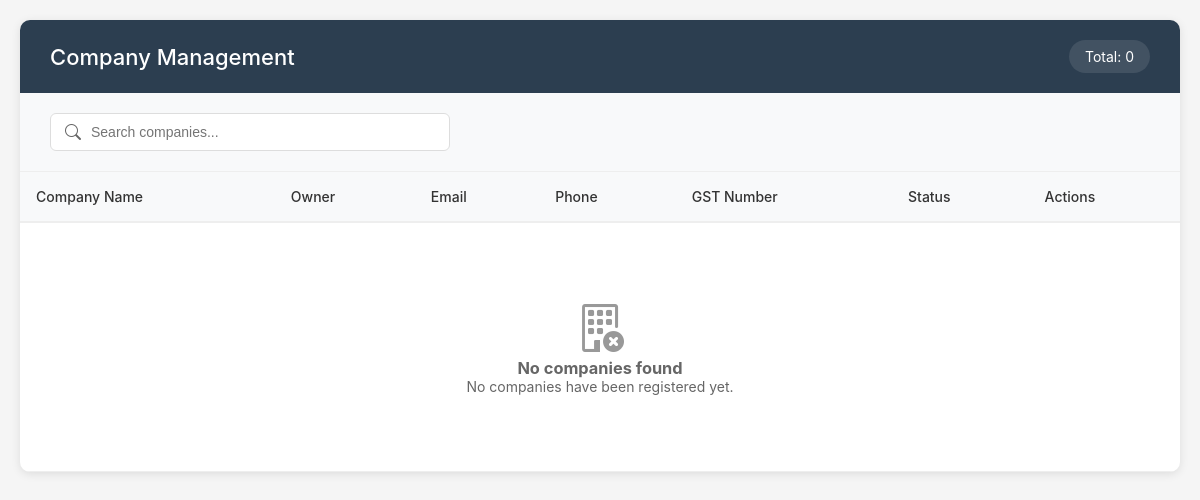
/sellers, run on an earlier commit of the app's database.
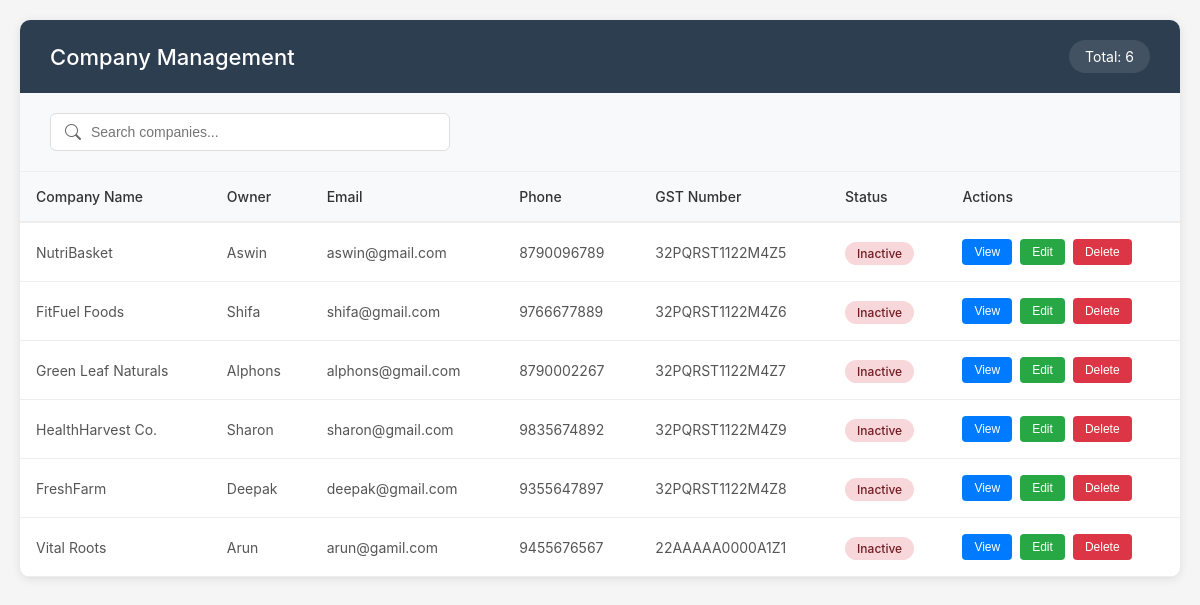
And on a later commit of the database.
### FitBite_App/models.py (models this page shows, shortened)
class Seller(models.Model):
    STATUS_CHOICES = (
        ('pending', 'Pending Verification'),
        ('approved', 'Approved'),
        ('rejected', 'Rejected'),
        ('suspended', 'Suspended'),
    )
    company_name = models.CharField(max_length=150)
    owner_name = models.CharField(max_length=100)
    email = models.EmailField(unique=True)  # Make email unique
    phone = models.CharField(max_length=15)
    address = models.TextField()
    gst_number = models.CharField(max_length=15, unique=True)
    password = models.CharField(max_length=100)
    status = models.CharField(max_length=20, choices=STATUS_CHOICES, default='pending')
    registered_date = models.DateTimeField(auto_now_add=True)
    verified_date = models.DateTimeField(null=True, blank=True)
    rejection_reason = models.TextField(null=True, blank=True)
    verified_by = models.ForeignKey('user', on_delete=models.SET_NULL, null=True, blank=True, related_name='verified_sellers')
    gst_certificate = models.FileField(upload_to='seller_documents/gst/', null=True, blank=True)
    business_license = models.FileField(upload_to='seller_documents/license/', null=True, blank=True)
    address_proof = models.FileField(upload_to='seller_documents/address/', null=True, blank=True)
    class Meta:
        ordering = ['-registered_date']

### FitBite_App/views.py (the view)
# urls.py: path('sellers',showseller),
def showseller(request):
    data = Seller.objects.all()
    paginator = Paginator(data,10)
    page_number = request.GET.get('page')
    page_obj = paginator.get_page(page_number)
    return render(request,'seller.html',{'seller':page_obj})

### template/seller.html (shortened to what this page needs)
<!DOCTYPE html>
<html lang="en">
<head>
    <link rel="stylesheet" href="https://cdn.jsdelivr.net/npm/bootstrap-icons@1.10.0/font/bootstrap-icons.css">
</head>
<body>
    <div class="container">
        <div class="header">
            <h1>Company Management</h1>
            <div class="header-info">
                <div class="total-count">
                    Total: {{ seller.paginator.count }}
                </div>
            </div>
        </div>
        <div class="search-container">
            <div class="search-box">
                <i class="bi bi-search"></i>
                <input type="text" placeholder="Search companies..." id="searchInput">
            </div>
        </div>
        <div class="table-container">
            <table>
                <thead>
                    <tr>
                        <th>Company Name</th>
                        <th>Owner</th>
                        <th>Email</th>
                        <th>Phone</th>
                        <th>GST Number</th>
                        <th>Status</th>
                        <th>Actions</th>
                    </tr>
                </thead>
                <tbody>
                    {% for i in seller %}
                    <tr>
                        <td>{{ i.company_name }}</td>
                        <td>{{ i.owner_name }}</td>
                        <td>{{ i.email }}</td>
                        <td>{{ i.phone }}</td>
                        <td>{{ i.gst_number }}</td>
                        <td>
                            <span class="status {% if i.status == 'active' %}active{% else %}inactive{% endif %}">
                                {% if i.status == 'active' %}Active{% else %}Inactive{% endif %}
                            </span>
                        </td>
                        <td>
                            <div class="actions">
                                <button class="btn btn-view" onclick="viewCompany('{{ i.id }}')">View</button>
                                <button class="btn btn-edit" onclick="editCompany('{{ i.id }}')">Edit</button>
                                <button class="btn btn-delete" onclick="deleteCompany('{{ i.id }}')">Delete</button>
                            </div>
                        </td>
                    </tr>
                    {% empty %}
                    <tr>
                        <td colspan="7">
                            <div class="empty-state">
                                <i class="bi bi-building-x"></i>
                                <h3>No companies found</h3>
                                <p>No companies have been registered yet.</p>
                            </div>
                        </td>
                    </tr>
                    {% endfor %}
                </tbody>
            </table>
        </div>
    </div>
</body>
</html>

What changed in the data, as far as the page shows it:
added Seller: company_name "NutriBasket", owner_name "Aswin", email "aswin@gmail.com", phone "8790096789", gst_number "32PQRST1122M4Z5", status "Inactive"
added Seller: company_name "FitFuel Foods", owner_name "Shifa", email "shifa@gmail.com", phone "9766677889", gst_number "32PQRST1122M4Z6", status "Inactive"
added Seller: company_name "Green Leaf Naturals", owner_name "Alphons", email "alphons@gmail.com", phone "8790002267", gst_number "32PQRST1122M4Z7", status "Inactive"
added Seller: company_name "HealthHarvest Co.", owner_name "Sharon", email "sharon@gmail.com", phone "9835674892", gst_number "32PQRST1122M4Z9", status "Inactive"
added Seller: company_name "FreshFarm", owner_name "Deepak", email "deepak@gmail.com", phone "9355647897", gst_number "32PQRST1122M4Z8", status "Inactive"
added Seller: company_name "Vital Roots", owner_name "Arun", email "arun@gamil.com", phone "9455676567", gst_number "22AAAAA0000A1Z1", status "Inactive"
Also different on the page:
{{ seller.paginator.count }}: "0" → "6"
text no longer shown: "No companies found No companies have been registered yet."
